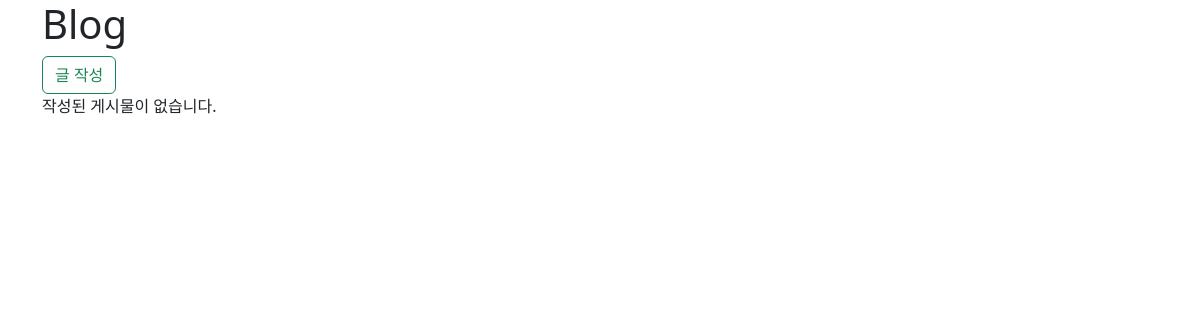
Before: /blog/ with the older database file.
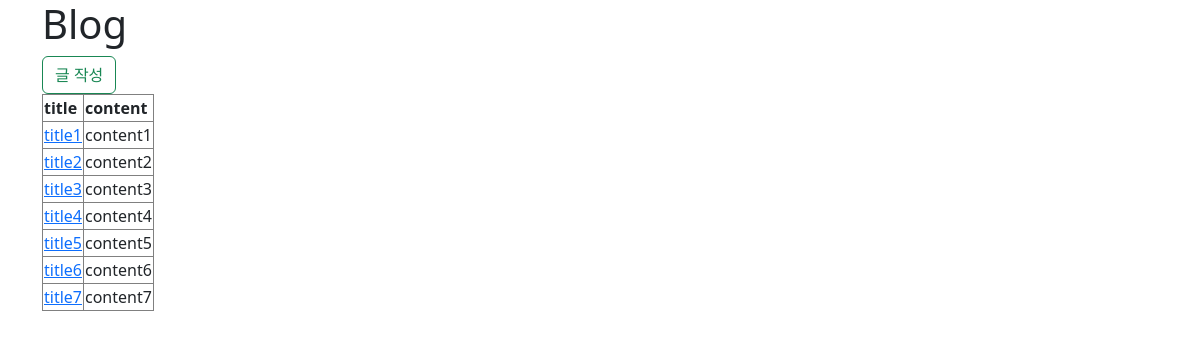
After: the same page with the newer database file.
### blog/models.py (models this page shows)
class Post(models.Model):
    title = models.CharField(max_length=30) #text가 저장됨
    content = models.TextField()
    writer = models.CharField(max_length=10)
    created_at = models.DateTimeField(auto_now_add=True)
    updated_at = models.DateTimeField(auto_now=True)

### blog/views.py (the view)
# urls.py: path("",views.List.as_view(), name='list'),
class List(ListView):
    model = Post #모델이 어떤 건지 보여주고
    template_name='blog/post_list.html'
    context_object_name = 'posts'

### blog/templates/blog/post_list.html
{% extends 'blog/base.html' %}
{% block content %}
    <a href="{% url 'blog:write' %}" class="btn btn-outline-success">글 작성</a>
    {% if posts %}
        <table class="table-bordered">
            <tr>
                <th>title</th>
                <th>content</th>
            </tr>
        <tbody>
            {% for post in posts %}
            <tr>
                <td><a href="{% url 'blog:detail' pk=post.pk %}">{{post.title}}</a></td>
                <td>{{post.content}}</td>
            </tr>
            {% endfor %}
        </tbody>
        </table>
    {% else %}
        <p>작성된 게시물이 없습니다.</p>
    {% endif%}
{% endblock %}

### blog/templates/blog/base.html (shortened to what this page needs)
<!DOCTYPE html>
<html lang="en">
  <head>
    <link href="https://cdn.jsdelivr.net/npm/bootstrap@5.2.3/dist/css/bootstrap.min.css" rel="stylesheet">
  </head>
  <body>
    <div class="container">
      <h1>Blog</h1>
      {% block content%}
      {% endblock content%}
    </div>
  </body>
</html>

Changed rows visible on the page:
added Post: title "title1", content "content1"
added Post: title "title2", content "content2"
added Post: title "title3", content "content3"
added Post: title "title4", content "content4"
added Post: title "title5", content "content5"
added Post: title "title6", content "content6"
added Post: title "title7", content "content7"
Other visible differences:
text no longer shown: "작성된 게시물이 없습니다."
text now shown: "title content"
